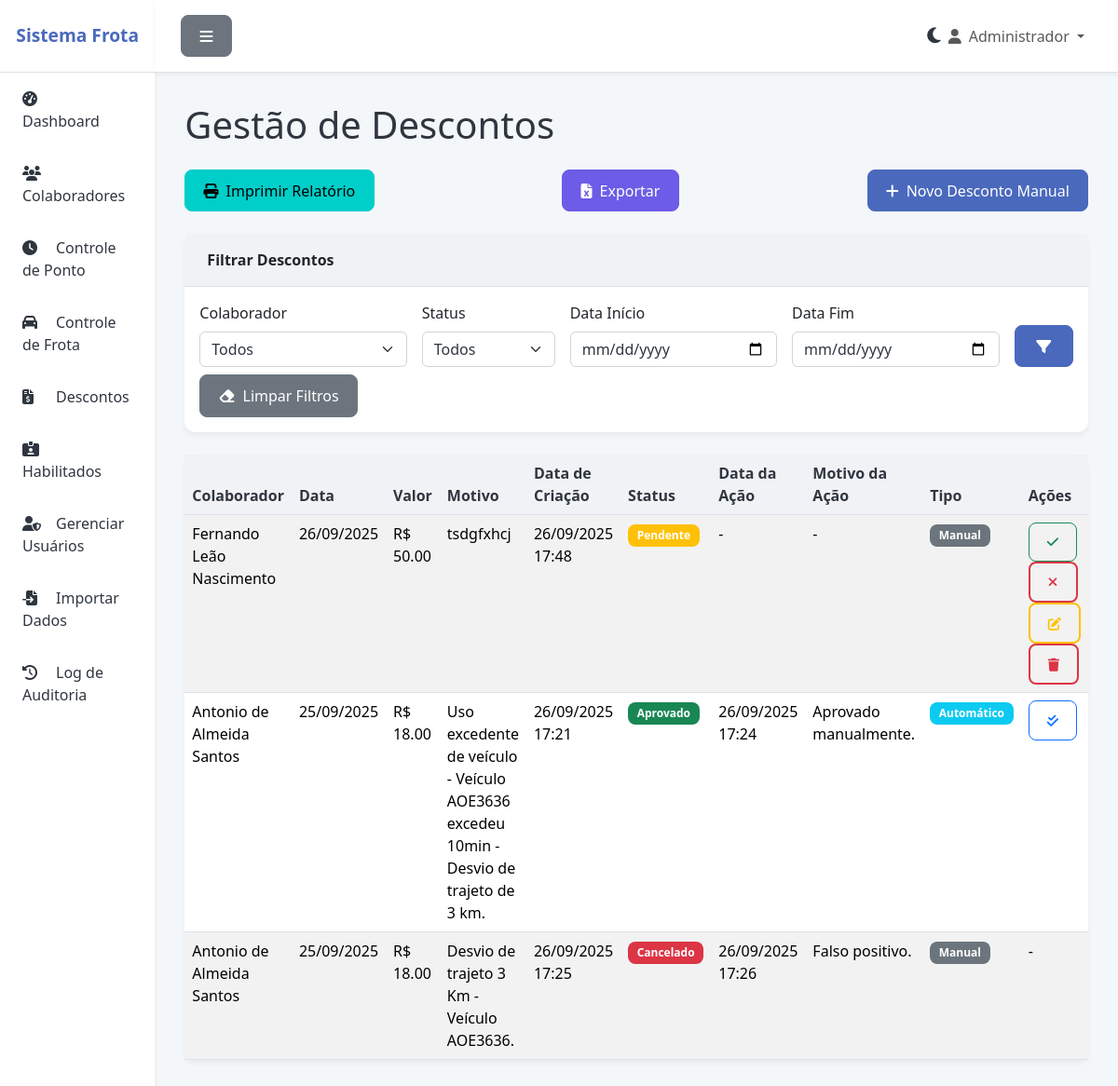
Page /descontos (signed in) on the earlier database version.
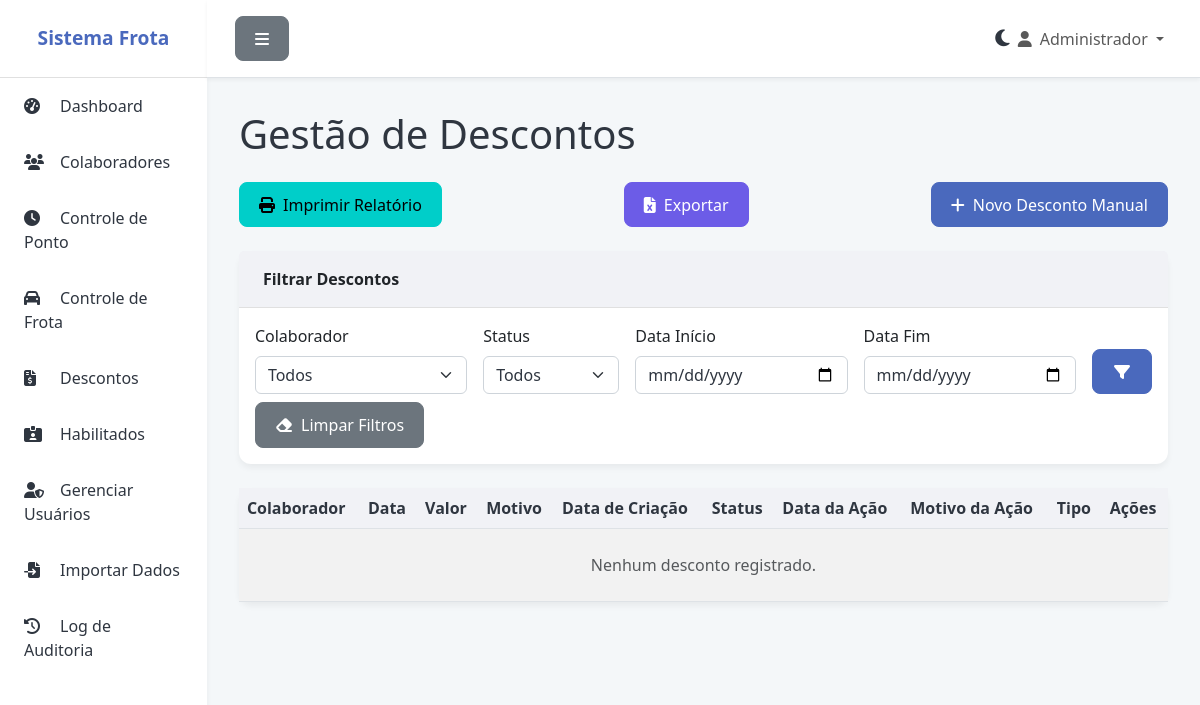
Same page on the later database version.
### app.py (models this page shows)
class Desconto(db.Model):
    id = db.Column(db.Integer, primary_key=True)
    colaborador_id = db.Column(db.Integer, db.ForeignKey('colaborador.id'), nullable=False)
    data = db.Column(db.Date, nullable=False)
    motivo = db.Column(db.Text, nullable=False)
    valor = db.Column(db.Float, nullable=False)
    status = db.Column(db.String(20), default='pendente')  # pendente, aprovado, descontado, cancelado
    frota_id = db.Column(db.Integer, db.ForeignKey('frota.id'))
    automatico = db.Column(db.Boolean, default=False)
    criado_em = db.Column(db.DateTime, default=datetime.utcnow)
    data_alteracao_status = db.Column(db.DateTime)
    motivo_alteracao_status = db.Column(db.Text)
    frota = db.relationship('Frota', backref='descontos')

class Colaborador(db.Model):
    id = db.Column(db.Integer, primary_key=True)
    nome = db.Column(db.String(100), nullable=False)
    matricula = db.Column(db.String(50), unique=True, nullable=False)
    cpf = db.Column(db.String(14), unique=True)
    telefone = db.Column(db.String(20))
    email = db.Column(db.String(120))
    veiculo_vinculado = db.Column(db.String(20))
    ativo = db.Column(db.Boolean, default=True)
    vencimento_cnh = db.Column(db.Date)
    ultima_consulta = db.Column(db.Date)
    criado_em = db.Column(db.DateTime, default=datetime.utcnow)
    pontos = db.relationship('Ponto', backref='colaborador', lazy=True, cascade='all, delete-orphan')
    frotas = db.relationship('Frota', backref='motorista_obj', lazy=True)
    descontos = db.relationship('Desconto', backref='colaborador', lazy=True)

### app.py (the view)
@app.route('/descontos', methods=['GET'])
@login_required
def descontos():
    query = Desconto.query.order_by(Desconto.data.desc())
    colaboradores = Colaborador.query.all()
    colaborador_id = request.args.get('colaborador_id')
    status = request.args.get('status')
    data_inicio = request.args.get('data_inicio')
    data_fim = request.args.get('data_fim')
    if colaborador_id and colaborador_id != 'all':
        query = query.filter_by(colaborador_id=int(colaborador_id))
    if status and status != 'all':
        query = query.filter_by(status=status)
    if data_inicio:
        query = query.filter(Desconto.data >= datetime.strptime(data_inicio, '%Y-%m-%d').date())
    if data_fim:
        query = query.filter(Desconto.data <= datetime.strptime(data_fim, '%Y-%m-%d').date())
    descontos = query.all()
    return render_template('descontos.html', descontos=descontos, colaboradores=colaboradores,
                           selected_colaborador_id=colaborador_id, selected_status=status,
                           selected_data_inicio=data_inicio, selected_data_fim=data_fim)

### app.py (called while the page is built, shortened)
@login_manager.user_loader
def load_user(user_id):
    return Usuario.query.get(int(user_id))

@app.before_request
def create_tables():
    db.create_all()

### templates/descontos.html (shortened to what the changed rows need)
{% extends "base.html" %}
{% block content %}
<h1 class="fw-light mb-4">Gestão de Descontos</h1>
<div class="card">
    <div class="card-body p-0">
        <div class="table-responsive">
            <table class="table table-striped table-hover mb-0">
                <thead class="bg-light">
                    <tr>
                        <th scope="col">Colaborador</th>
                        <th scope="col">Data</th>
                        <th scope="col">Valor</th>
                        <th scope="col">Motivo</th>
                        <th scope="col">Data de Criação</th>
                        <th scope="col">Status</th>
                        <th scope="col">Data da Ação</th>
                        <th scope="col">Motivo da Ação</th>
                        <th scope="col">Tipo</th>
                        <th scope="col">Ações</th>
                    </tr>
                </thead>
                <tbody>
                    {% for desconto in descontos %}
                    <tr>
                        <td>{{ desconto.colaborador.nome }}</td>
                        <td>{{ desconto.data.strftime('%d/%m/%Y') }}</td>
                        <td>R$ {{ "%.2f"|format(desconto.valor) }}</td>
                        <td>{{ desconto.motivo }}</td>
                        <td>{{ desconto.criado_em.strftime('%d/%m/%Y %H:%M') if desconto.criado_em else '-' }}</td>
                        <td>
                            {% if desconto.status == 'pendente' %}
                                <span class="badge bg-warning">Pendente</span>
                            {% elif desconto.status == 'aprovado' %}
                                <span class="badge bg-success">Aprovado</span>
                            {% elif desconto.status == 'descontado' %}
                                <span class="badge bg-primary">Descontado</span>
                            {% else %}
                                <span class="badge bg-danger">Cancelado</span>
                            {% endif %}
                        </td>
                         <td>{{ desconto.data_alteracao_status.strftime('%d/%m/%Y %H:%M') if desconto.data_alteracao_status else '-' }}</td>
                        <td>{{ desconto.motivo_alteracao_status if desconto.motivo_alteracao_status else '-' }}</td>
                        <td>
                            {% if desconto.automatico %}
                                <span class="badge bg-info">Automático</span>
                            {% else %}
                                <span class="badge bg-secondary">Manual</span>
                            {% endif %}
                        </td>
                        <td>
                            {% if desconto.status == 'pendente' %}
                            <a href="{{ url_for('aprovar_desconto', id=desconto.id) }}" class="btn btn-sm btn-outline-success" title="Aprovar"><i class="fas fa-check"></i></a>
                            <button class="btn btn-sm btn-outline-danger" title="Cancelar" onclick="cancelarDesconto({{ desconto.id }})"><i class="fas fa-times"></i></button>
                            <a href="{{ url_for('editar_desconto', id=desconto.id) }}" class="btn btn-sm btn-outline-warning" title="Editar"><i class="fas fa-edit"></i></a>
                            <a href="{{ url_for('excluir_desconto', id=desconto.id) }}" class="btn btn-sm btn-outline-danger" title="Excluir" onclick="return confirm('Tem certeza que deseja excluir este registro?')"><i class="fas fa-trash"></i></a>
                            {% elif desconto.status == 'aprovado' %}
                            <form id="form-descontar-{{ desconto.id }}" action="{{ url_for('descontar_desconto', id=desconto.id) }}" method="POST" class="d-inline">
                                <button type="button" class="btn btn-sm btn-outline-primary" title="Descontar" onclick="confirmarDesconto({{ desconto.id }})"><i class="fas fa-check-double"></i></button>
                            </form>
                            {% else %}
                            -
                            {% endif %}
                        </td>
                    </tr>
                    {% else %}
                    <tr>
                        <td colspan="10" class="text-center text-muted py-4">Nenhum desconto registrado.</td>
                    </tr>
                    {% endfor %}
                </tbody>
            </table>
        </div>
    </div>
</div>
{% endblock %}

Differences in the rows shown:
removed Desconto: colaborador.nome "Fernando Leão Nascimento", data "26/09/2025", valor "50.00", motivo "tsdgfxhcj", criado_em "26/09/2025 17:48", status "Pendente", data_alteracao_status "-", motivo_alteracao_status "-", automatico "Manual"
removed Desconto: colaborador.nome "Antonio de Almeida Santos", data "25/09/2025", valor "18.00", motivo "Uso excedente de veículo - Veículo AOE3636 excedeu 10min - Desvio de trajeto de 3 km.", criado_em "26/09/2025 17:21", status "Aprovado", data_alteracao_status "26/09/2025 17:24", motivo_alteracao_status "Aprovado manualmente.", automatico "Automático"
removed Desconto: colaborador.nome "Antonio de Almeida Santos", data "25/09/2025", valor "18.00", motivo "Desvio de trajeto 3 Km - Veículo AOE3636.", criado_em "26/09/2025 17:25", status "Cancelado", data_alteracao_status "26/09/2025 17:26", motivo_alteracao_status "Falso positivo.", automatico "Manual"
Other differences:
text now shown: "Nenhum desconto registrado."
